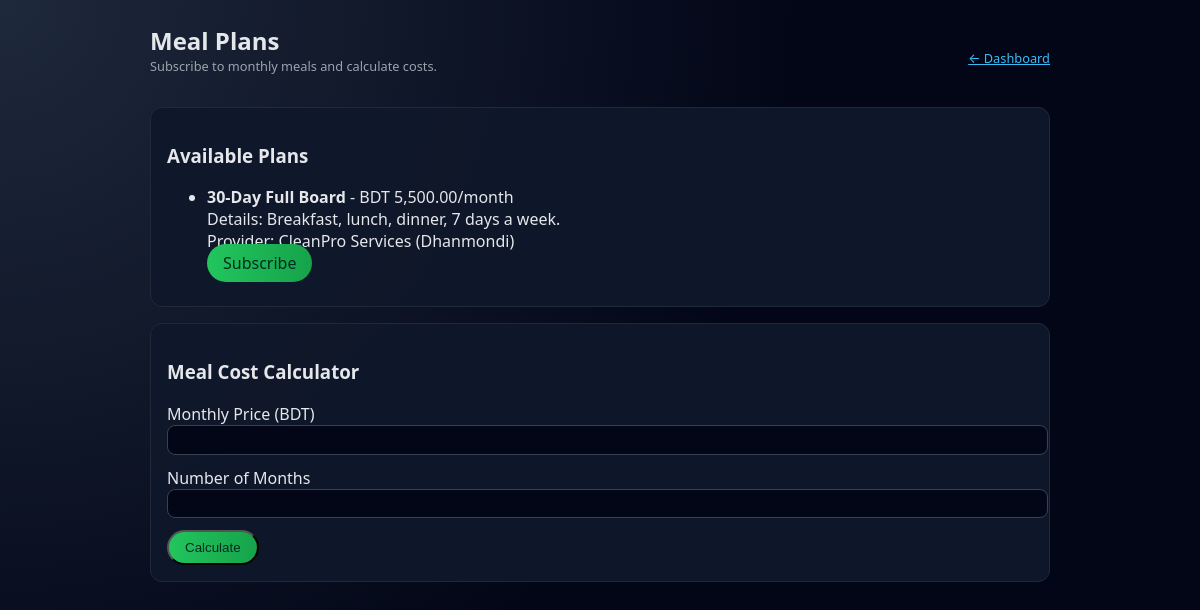
The page /meal_list.php (signed in) on the database as committed earlier.
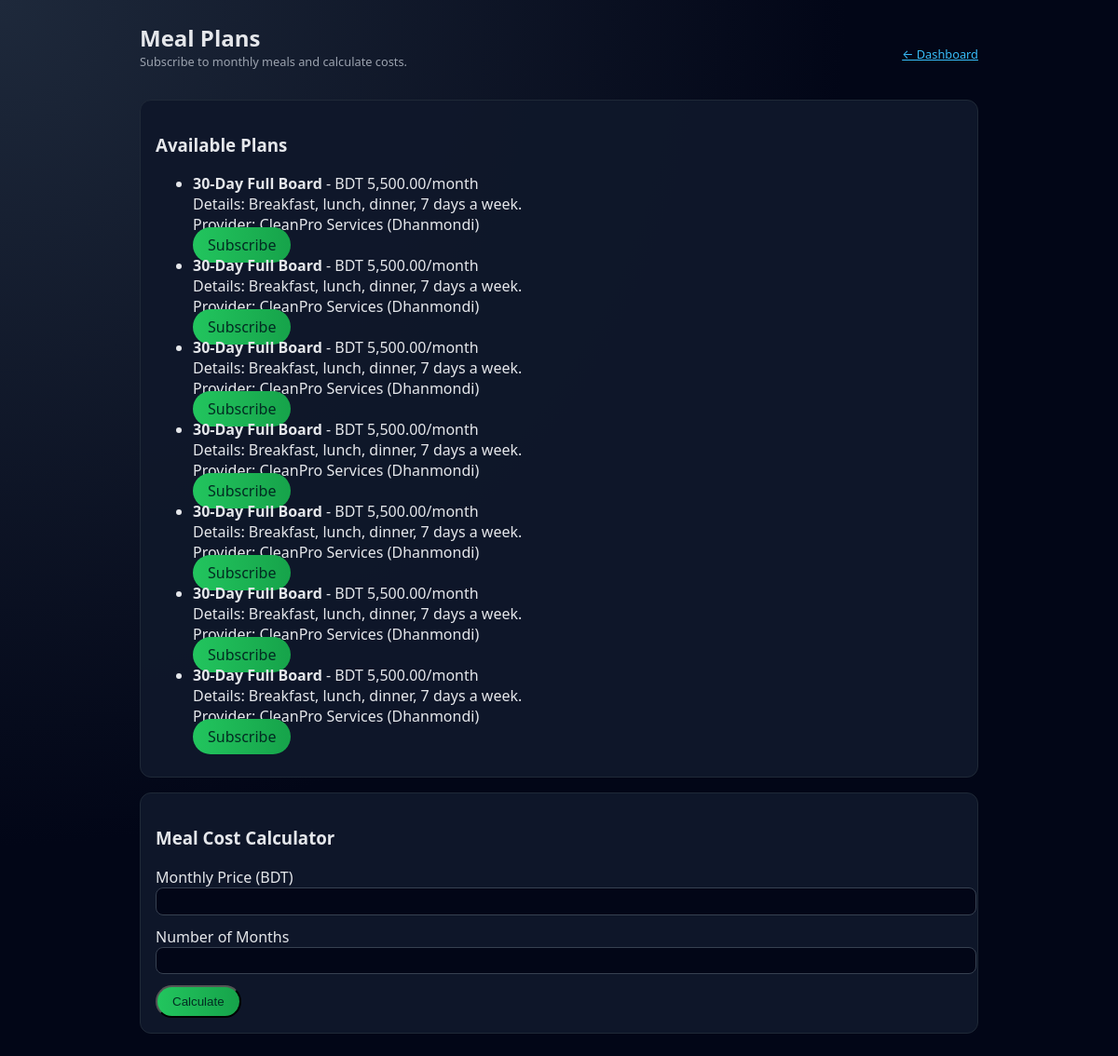
The same page on the database as committed later.
### tables this page shows
CREATE TABLE `mealplan` (
  `MealPlanID` int(11) NOT NULL AUTO_INCREMENT,
  `ProviderID` int(11) NOT NULL,
  `Name` varchar(100) NOT NULL,
  `MonthlyPrice` decimal(10,2) NOT NULL,
  `Details` text DEFAULT NULL,
  `IsActive` tinyint(1) NOT NULL DEFAULT 1,
  PRIMARY KEY (`MealPlanID`),
  KEY `idx_mealplan_provider` (`ProviderID`),
  KEY `idx_mealplan_active` (`IsActive`),
  CONSTRAINT `fk_mealplan_provider` FOREIGN KEY (`ProviderID`) REFERENCES `serviceprovider` (`ProviderID`) ON DELETE CASCADE ON UPDATE CASCADE
);

CREATE TABLE `serviceprovider` (
  `ProviderID` int(11) NOT NULL,
  `ServiceType` enum('Cleaner','Van','Mess','Tuition','Other') NOT NULL,
  `BusinessName` varchar(100) NOT NULL,
  `Area` varchar(100) NOT NULL,
  `AverageRating` decimal(3,2) NOT NULL DEFAULT 0.00,
  `TotalReviews` int(11) NOT NULL DEFAULT 0,
  `IsApproved` tinyint(1) NOT NULL DEFAULT 0 COMMENT 'Admin must approve before visible to students',
  `Description` text DEFAULT NULL,
  `StartingPrice` decimal(10,2) DEFAULT 0.00,
  PRIMARY KEY (`ProviderID`),
  CONSTRAINT `fk_sp_user` FOREIGN KEY (`ProviderID`) REFERENCES `user` (`UserID`) ON DELETE CASCADE ON UPDATE CASCADE
);

### meal_list.php (the view, shortened to what this page needs)
<?php
include 'config.php';
$sql = "
    SELECT mp.MealPlanID, mp.Name, mp.MonthlyPrice, mp.Details, sp.BusinessName, sp.Area
    FROM MEALPLAN mp
    JOIN SERVICEPROVIDER sp ON mp.ProviderID = sp.ProviderID
    WHERE mp.IsActive = 1
    ORDER BY mp.MonthlyPrice
";
$stmt = $conn->prepare($sql);
$stmt->execute();
$result = $stmt->get_result();
?>
<!DOCTYPE html>
<html lang="en">
<head>
</head>
<body>
<div class="container">
    <div class="header-line">
        <div>
            <h2>Meal Plans</h2>
            <div class="subtitle">Subscribe to monthly meals and calculate costs.</div>
        </div>
        <div class="top-links">
            <a href="index.php">← Dashboard</a>
        </div>
    </div>
    <div class="grid">
        <div class="card">
            <h3>Available Plans</h3>
            <?php if ($result->num_rows === 0): ?>
                <p>No plans available.</p>
            <?php else: ?>
                <ul>
                    <?php while ($row = $result->fetch_assoc()): ?>
                        <li>
                            <strong><?php echo htmlspecialchars($row['Name']); ?></strong> - BDT <?php echo number_format($row['MonthlyPrice'], 2); ?>/month<br>
                            Details: <?php echo htmlspecialchars($row['Details']); ?><br>
                            Provider: <?php echo htmlspecialchars($row['BusinessName']); ?> (<?php echo htmlspecialchars($row['Area']); ?>)<br>
                            <a href="meal_subscribe.php?plan_id=<?php echo $row['MealPlanID']; ?>" class="btn">Subscribe</a>
                        </li>
                    <?php endwhile; ?>
                </ul>
            <?php endif; ?>
        </div>
        <div class="card">
            <h3>Meal Cost Calculator</h3>
            <form method="post">
                <div class="form-group">
                    <label>Monthly Price (BDT)</label>
                    <input type="number" step="0.01" name="monthly_price" required>
                </div>
                <div class="form-group">
                    <label>Number of Months</label>
                    <input type="number" name="months" required min="1">
                </div>
                <button type="submit" class="btn">Calculate</button>
            </form>
        </div>
    </div>
</div>
</body>
</html>

### meal_list.php (style rules this page uses)
body { margin:0; font-family: system-ui, -apple-system, BlinkMacSystemFont, "Segoe UI", sans-serif; background: radial-gradient(circle at top left, #1e293b 0, #020617 55%); color:#e5e7eb; min-height:100vh; display:flex; align-items:flex-start; justify-content:center; padding:1.5rem 0; }
.container { width:100%; max-width:900px; padding:0 1.5rem; }
.header-line { display:flex; justify-content:space-between; align-items:center; margin-bottom:1rem; }
h2 { margin:0; }
.subtitle { font-size:0.8rem; color:#9ca3af; margin-bottom:1rem; }
.top-links { font-size:0.8rem; color:#9ca3af; }
.top-links a { color:#38bdf8; margin-left:0.6rem; }
.grid { display:grid; gap:1rem; }
.card { background: rgba(15,23,42,0.96); border-radius: 12px; border:1px solid #1f2937; padding:1rem; }
.btn { padding:0.5rem 1rem; background:linear-gradient(to right,#22c55e,#16a34a); color:#022c22; border-radius:999px; text-decoration:none; }
.form-group { margin-bottom:0.75rem; }
.form-group input { width:100%; padding:0.4rem; border:1px solid #374151; background:#020617; color:#e5e7eb; border-radius:0.5rem; }

Rows that differ between the two databases and show on the page:
added mealplan: Name "30-Day Full Board", MonthlyPrice "5,500.00", Details "Breakfast, lunch, dinner, 7 days a week.", ProviderID.BusinessName "CleanPro Services", ProviderID.Area "Dhanmondi"
added mealplan: Name "30-Day Full Board", MonthlyPrice "5,500.00", Details "Breakfast, lunch, dinner, 7 days a week.", ProviderID.BusinessName "CleanPro Services", ProviderID.Area "Dhanmondi"
added mealplan: Name "30-Day Full Board", MonthlyPrice "5,500.00", Details "Breakfast, lunch, dinner, 7 days a week.", ProviderID.BusinessName "CleanPro Services", ProviderID.Area "Dhanmondi"
added mealplan: Name "30-Day Full Board", MonthlyPrice "5,500.00", Details "Breakfast, lunch, dinner, 7 days a week.", ProviderID.BusinessName "CleanPro Services", ProviderID.Area "Dhanmondi"
added mealplan: Name "30-Day Full Board", MonthlyPrice "5,500.00", Details "Breakfast, lunch, dinner, 7 days a week.", ProviderID.BusinessName "CleanPro Services", ProviderID.Area "Dhanmondi"
added mealplan: Name "30-Day Full Board", MonthlyPrice "5,500.00", Details "Breakfast, lunch, dinner, 7 days a week.", ProviderID.BusinessName "CleanPro Services", ProviderID.Area "Dhanmondi"
